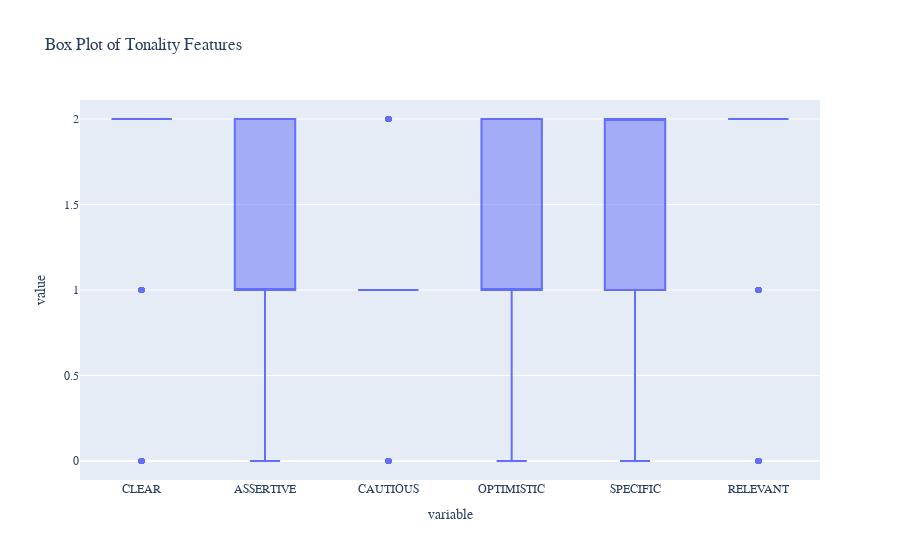

Write notebook code for a chart like this one.
### Code cell
import pandas as pd
import plotly.express as px
import plotly.graph_objs as go
from plotly.subplots import make_subplots
from plotly.offline import plot

# Load your data from the Excel file into a Pandas DataFrame
df = pd.read_excel('final_dataset.xlsx')

# Select the tonality features for normalization
tonality_features = ['CLEAR', 'ASSERTIVE', 'CAUTIOUS', 'OPTIMISTIC', 'SPECIFIC', 'RELEVANT']
# Ensure values are in the range [0, 1, 2]
df[tonality_features] = df[tonality_features].clip(0, 2)

# Visualize the normalized distributions
# Visualize the normalized distributions
for feature in tonality_features:
    fig = make_subplots(rows=1, cols=1, subplot_titles=[f'Distribution of {feature} Tonality'])
    
    trace = go.Histogram(x=df[feature], nbinsx=3)
    
    fig.add_trace(trace)
    
    fig.update_layout(
        xaxis_title=f'{feature} Tonality',
        yaxis_title='Count',
        font=dict(family="Arial, sans-serif", size=12),
        showlegend=False
    )

    # Use plot instead of fig.show()
    plot(fig)

# Visualize the pairwise relationships with normalized data
fig_pairwise = px.scatter_matrix(df[tonality_features], title='Pairwise Relationships of Tonality Features')
fig_pairwise.update_layout(font=dict(family="Arial, sans-serif", size=12))
#fig_pairwise.show()

# Visualize box plots by category with normalized data
fig_box = px.box(df[tonality_features], title='Box Plot of Tonality Features')
fig_box.update_layout(font=dict(family="Arial, sans-serif", size=12))
#fig_box.show()

### Figure 1 — Plotly figure (JSON) as saved in the notebook; plotly's stock layout.template omitted (floating-point values rounded to 4 significant figures; data arrays with more than 128 entries replaced by an {"elided": "..."} marker saying what was removed)
{"data": [{"alignmentgroup": "True", "hovertemplate": "variable=%{x}<br>value=%{y}<extra></extra>", "legendgroup": "", "marker": {"color": "#636efa"}, "name": "", "notched": false, "offsetgroup": "", "orientation": "v", "showlegend": false, "type": "box", "x": {"elided": "16284 str values"}, "x0": " ", "xaxis": "x", "y": {"elided": "16284 int values"}, "y0": " ", "yaxis": "y"}], "layout": {"boxmode": "group", "font": {"family": "Arial, sans-serif", "size": 12}, "legend": {"tracegroupgap": 0}, "title": {"text": "Box Plot of Tonality Features"}, "xaxis": {"anchor": "y", "domain": [0, 1], "title": {"text": "variable"}}, "yaxis": {"anchor": "x", "domain": [0, 1], "title": {"text": "value"}}}}
